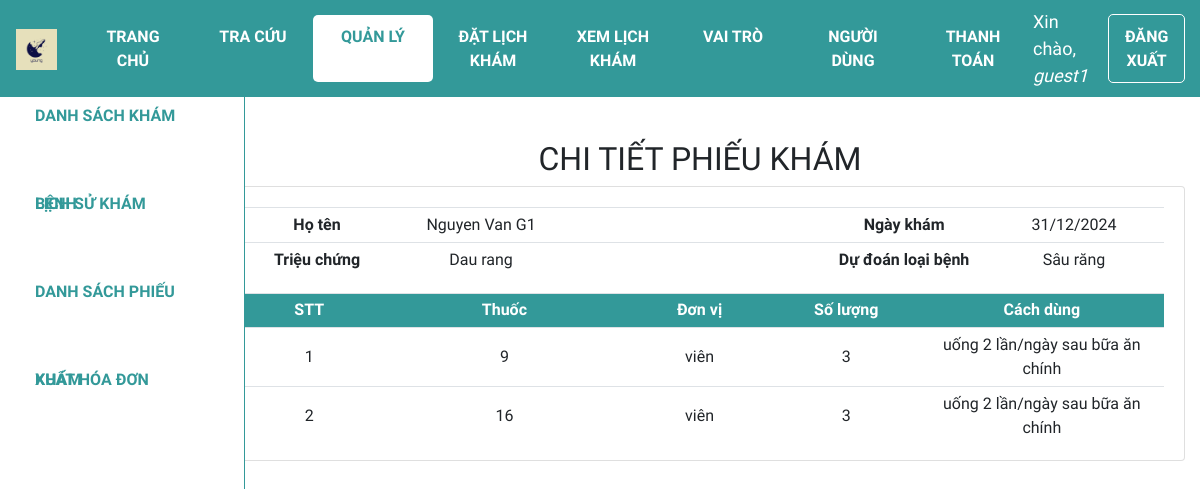
/xem_pk/PK9819467760 (signed in), run on the app's committed database.
### web_core/models.py (models this page shows, shortened)
class PHIEUKHAM(models.Model):
    id = ShortUUIDField(
        verbose_name='ID phiếu khám',
        length=10,
        max_length=12,
        prefix="PK",
        alphabet="0123456789",
        primary_key=True
    )
    id_benhnhan = models.ForeignKey(BENHNHAN, on_delete=models.CASCADE, verbose_name='ID bệnh nhân', null=True)
    ngay_kham = models.DateTimeField('Ngày khám', auto_now_add=True)
    trieu_chung = models.CharField('Triệu chứng', max_length=100)
    loai_benh = models.ForeignKey(
        DANHMUC,
        on_delete=models.CASCADE,
        limit_choices_to={'loai': 'Bệnh'},
        related_name='benh',
        verbose_name='Loại bệnh',
        null=True
    )

class BENHNHAN(models.Model):
    GIOITINH = (
        ('Nam', 'Nam'),
        ('Nữ', 'Nữ'),
    )
    id = ShortUUIDField(
        verbose_name='ID bệnh nhân',
        length=10,
        max_length=12,
        prefix="BN",
        alphabet="0123456789",
        primary_key=True
    )
    ho_ten = models.CharField('Họ tên', max_length=100)
    gioi_tinh = models.CharField('Giới tính', max_length=3, choices=GIOITINH)
    ngay_sinh = models.DateField('Ngày sinh', default='1990-01-01', null=True)
    dia_chi = models.CharField('Địa chỉ', max_length=255, null=True)
    appointment = models.OneToOneField('Appointment', on_delete=models.SET_NULL, null=True, blank=True)
    class Meta:
        permissions = [
            ('view_medicalrecord', 'Can view medical record'),
            ('change_medicalrecord', 'Can edit medical record'),
        ]

class DANHMUC(models.Model):
    CATEGORIES = (
        ('Bệnh', 'Bệnh'),
        ('Thuốc', 'Thuốc'),
        ('Đơn vị', 'Đơn vị'),
        ('Cách dùng', 'Cách dùng'),
    )
    id = ShortUUIDField(
        verbose_name='ID Danh mục',
        length=10,
        max_length=12,
        prefix="DM",
        alphabet="0123456789",
        primary_key=True
    )
    ten = models.CharField('Tên', max_length=255, unique=True)
    loai = models.CharField('Loại', max_length=20, choices=CATEGORIES)
    gia_tri = models.IntegerField('Giá trị', null=True, blank=True, validators=[MinValueValidator(0)])
    def __str__(self):
        return self.ten
    class Meta:
        permissions = [
            ('add_service', 'Can add service'),
            ('change_service', 'Can edit service'),
            ('delete_service', 'Can delete service'),
            ('view_service', 'Can view service'),
        ]

class SUDUNGTHUOC(models.Model):
    id_phieukham = models.ForeignKey('PHIEUKHAM', on_delete=models.CASCADE, verbose_name='ID phiếu khám', null=True)
    thuoc = models.ForeignKey(
        DANHMUC,
        on_delete=models.CASCADE,
        limit_choices_to={'loai': 'Thuốc'},
        related_name='thuoc',
        verbose_name='Thuốc',
        null=True
    )
    soluong = models.IntegerField('Số lượng', validators=[MinValueValidator(1)])
    don_vi = models.ForeignKey(
        DANHMUC,
        on_delete=models.CASCADE,
        limit_choices_to={'loai': 'Đơn vị'},
        related_name='don_vi',
        verbose_name='Đơn vị',
        null=True
    )
    cach_dung = models.ForeignKey(
        DANHMUC,
        on_delete=models.CASCADE,
        limit_choices_to={'loai': 'Cách dùng'},
        related_name='cach_dung',
        verbose_name='Cách dùng',
        null=True
    )

### web_core/views.py (the view)
# urls.py: path('xem_pk/<str:id>', views.view_phieukham, name='quanli_xem_phieukham'),
@login_required(login_url='login')
def view_phieukham(request, id):
    phieukham = PHIEUKHAM.objects.get(id=id)
    sdt = SUDUNGTHUOC.objects.filter(id_phieukham = id)
    enum_dsthuoc = enumerate(sdt,start = 1)
    context = {'phieukham':phieukham, 'enum_dsthuoc':enum_dsthuoc}
    return render(request,'web_core/view_phieukham.html', context)

### web_core/templates/web_core/view_phieukham.html (shortened to what this page needs)
{% extends 'web_core/main.html' %}
{% block content %}
<div class="row">
    <div class="col-md-2">
        {% include 'web_core/sidebar.html' %}
    </div>
    <div class="col-md-10">
        <h2 class="table-title" style>CHI TIẾT PHIẾU KHÁM</h2>
        <div class="card card-body">
            <table class="table table-sm">
                <tr>
                    <th class="mid-content">Họ tên</th>
                    <td class="mid-content">{{phieukham.id_benhnhan.ho_ten}}</td>
                    <th class="small-content"></th>
                    <th class="small-content"></th>
                    <th class="small-content"></th>
                    <th class="small-content">Ngày khám</th>
                    <td class="small-content">{{phieukham.ngay_kham|date:"d/m/Y"}}</td>
                </tr>
                <tr>
                    <th class="mid-content">Triệu chứng</th>
                    <td class="mid-content">{{phieukham.trieu_chung}}</td>
                    <th class="small-content"></th>
                    <th class="small-content"></th>
                    <th class="small-content"></th>
                    <th class="mid-content">Dự đoán loại bệnh</th>
                    <td class="mid-content">{{phieukham.loai_benh.ten}}</td>
                </tr>
            </table>
            <table class="table table-sm">
                <tr class="table-head">
                    <th class="small-content">STT</th>
                    <th class="mid-content">Thuốc</th>
                    <th class="small-content">Đơn vị</th>
                    <th class="small-content">Số lượng</th>
                    <th class="mid-content">Cách dùng</th>
                </tr>
                {% for index, sdthuoc in enum_dsthuoc %}
                <tr>
                    <td class="small-content">{{index}}</td>
                    <td class="mid-content">{{sdthuoc.thuoc}}</td>
                    <td class="small-content">{{sdthuoc.don_vi}}</td>
                    <td class="small-content">{{sdthuoc.soluong}}</td>
                    <td class="mid-content">{{sdthuoc.cach_dung}}</td>
                </tr>
                {% endfor %}
            </table>
        </div>
    </div>
</div>
{% endblock %}

### web_core/templates/web_core/navbar.html (shortened to what this page needs)
{% load static %}
<nav class="navbar navbar-expand-lg my-navbar fixed-top">
    <a href="{% url 'home' %}">
        <img class="navbar-brand" alt="logo-brand" src="{% static 'images/favicon.png' %}" height="50"
            style="padding-bottom: 4px" />
    </a>
    <div class="collapse navbar-collapse" id="navbarNav">
        {% with request.resolver_match.url_name as url_name %}
        <div class="navbar-nav">
            <a class="nav-item nav-link my-nav-item {% if url_name == 'home' %}my-nav-active{% endif %}"
                href="{% url 'home' %}">Trang chủ</a>
            <a class="nav-item nav-link my-nav-item {% if url_name == 'lsk_guest' %}my-nav-active{% endif %}"
                href="{% url 'lsk_guest' %}">Tra cứu</a>
            <a class="nav-item nav-link my-nav-item {% if 'quanli' in url_name %}my-nav-active{% endif %}"
                href="{% url 'quanli_dskb' %}">Quản lý</a>
                <a class="nav-item nav-link my-nav-item {% if url_name == 'book_appointment' %}my-nav-active{% endif %}"
                href="{% url 'book_appointment' %}">Đặt lịch khám</a>
            <a href="{% url 'view_appointments' %}" class="nav-item nav-link my-nav-item view-appointment">
                    Xem lịch khám</a>
            <a class="nav-item nav-link my-nav-item {% if url_name == 'role_list' %}my-nav-active{% endif %}"
                    href="{% url 'role_list' %}">Vai trò</a>
            <a class="nav-item nav-link my-nav-item {% if url_name == 'user_list' %}my-nav-active{% endif %}"
                    href="{% url 'user_list' %}">Người dùng</a>
                    <a class="nav-item nav-link my-nav-item payment {% if url_name == 'payment' %}my-nav-active{% endif %}"
                    href="{% url 'payment' %}">
                    THANH TOÁN
                </a>
        </div>
        {% endwith %}
    </div>
    {% with request.resolver_match.url_name as url_name %}
    {% if request.user.is_authenticated %}
    <span class="hello-msg">Xin chào, <span> {{request.user}} </span></span>
    <a class="nav-item nav-link my-nav-item my-btn" href="{% url 'logout' %}">Đăng xuất</a>
    {% else %}
    <a class="nav-item nav-link my-nav-item my-btn {% if url_name == 'login' %}my-nav-active{% endif %}"
        href="{% url 'login' %}">Đăng nhập</a>
    {% endif %}
    {% endwith %}
</nav>

### web_core/static/css/main.css (style rules this page uses)
* { font-family: 'Baloo 2', cursive; }
html, body { margin: 0; padding: 0; height: 100%; overflow-x: hidden; }

### web_core/templates/web_core/navbar.html (style rules this page uses)
.my-navbar.fixed-top { position: fixed; color: #fff; background-color: #399; z-index: 10; }
.my-nav-item { color: #fff; font-weight: bold; padding: 9.6px 16px !important; text-transform: uppercase; border-radius: 5px; width: 120px; text-align: center; }
.my-nav-active, .my-nav-active:hover { color: #399; background-color: #fff; }
.my-btn { border: 1px solid #fff; margin-right: 10px; }
.hello-msg { font-size: 18px; color: #fff; margin-right: 20px; }
.hello-msg>span { font-style: italic; }
.my-nav-item.view-appointment { color: #fff; font-weight: bold; padding: 9.6px 16px !important; text-transform: uppercase; border-radius: 5px; width: 120px; text-align: center; }
.my-nav-item.payment { background-color: transparent; color: #fff; font-weight: bold; padding: 9.6px 16px; text-transform: uppercase; border-radius: 5px; width: 120px; text-align: center; }

### web_core/templates/web_core/view_phieukham.html (style rules this page uses)
.col-md-2 { padding: 0; }
.col-md-10 { margin-top: 50px; }
.card-body { padding-bottom: 0px; }
.table-title { text-align: center; }
.table th, .table td { vertical-align: middle; text-align: center; }
.small-content { width: 150px; }
.mid-content { width: 250px; }
.table-head { color: #ffff; background-color: #399; }

### data on the page
PHIEUKHAM: id_benhnhan.ho_ten "Nguyen Van G1", ngay_kham "31/12/2024", trieu_chung "Dau rang", loai_benh.ten "Sâu răng"
SUDUNGTHUOC: index "1", thuoc "9", don_vi "viên", soluong "3", cach_dung "uống 2 lần/ngày sau bữa ăn chính"
SUDUNGTHUOC: index "2", thuoc "16", don_vi "viên", soluong "3", cach_dung "uống 2 lần/ngày sau bữa ăn chính"

### other printed values
{{ request.user }} "guest1"
